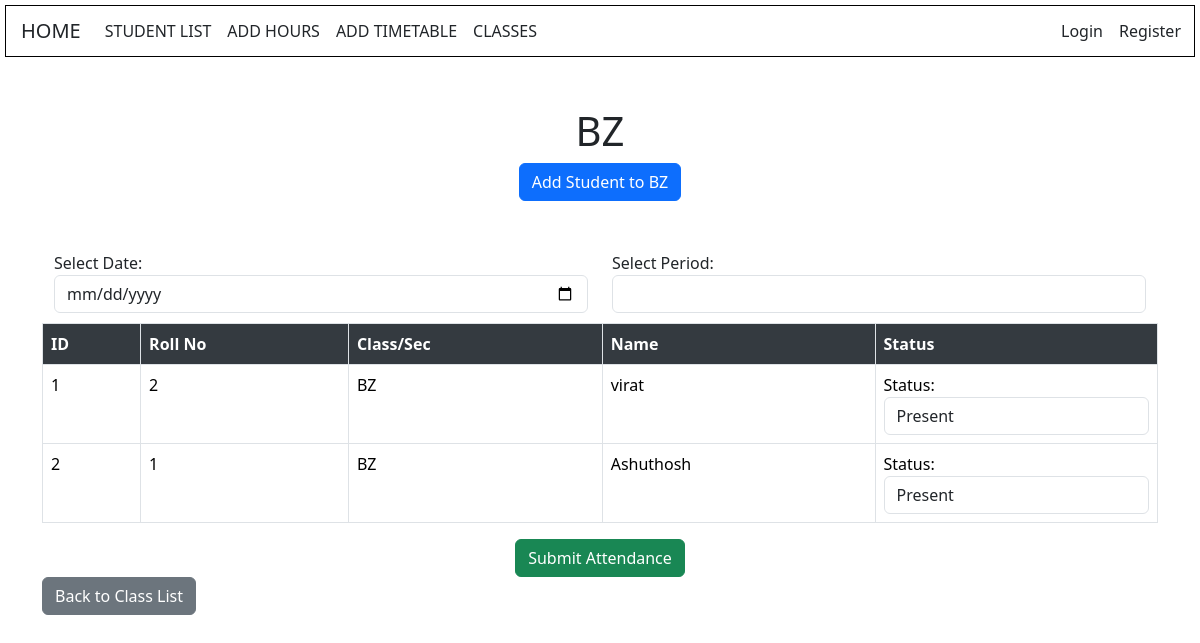
The app's page /students/classes/1/ with its own data.
### students/models.py (models this page shows, shortened)
class Class(models.Model):
    name = models.CharField(max_length=100)
    def __str__(self):
        return self.name

class Student(models.Model):
    name = models.CharField(max_length=100)
    roll_number = models.CharField(max_length=10, unique=True)
    student_class = models.ForeignKey(Class, on_delete=models.CASCADE)
    email = models.EmailField()
    phone = models.CharField(max_length=10)

### students/views.py (the view, shortened to what this page needs)
# urls.py: path('classes/<int:class_id>/', views.class_detail, name='class_detail'),
def class_detail(request, class_id):
    student_class = get_object_or_404(Class, pk=class_id)
    students = Student.objects.filter(student_class=student_class)
    today = timezone.now().date()
    selected_date = request.GET.get('date', today)
    periods = Period.objects.filter(date=selected_date)
    forms = [(student, AttendanceForm(initial={'student': student, 'date': selected_date, 'period': periods[0] if periods else None})) for student in students]
    return render(request, 'students/class_detail.html', {
        'student_class': student_class,
        'students': forms,
        'periods': periods,
        'selected_date': selected_date,
    })

### students/templates/students/class_detail.html (shortened to what this page needs)
<!DOCTYPE html>
<html>
<head>
    <link href="https://cdn.jsdelivr.net/npm/bootstrap@5.3.2/dist/css/bootstrap.min.css" rel="stylesheet">
</head>
<body>
    {% include 'students/navbar.html' %}
    <div class="container">
        <h1 class="text-center">{{ student_class.name }}</h1>
        <div class="d-flex justify-content-center mb-3">
            <a href="{% url 'add_student_to_class' student_class.id %}" class="btn btn-primary">Add Student to {{ student_class.name }}</a>
        </div>
        <form method="post" action="">
            <div class="container">
                <div class="row">
                    <div class="col-md-6">
                        <div class="form-group">
                            <label for="date">Select Date:</label>
                            <input type="date" name="date" id="date" class="form-control" value="{{ selected_date }}" required onchange="loadPeriods()">
                        </div>
                    </div>
                    <div class="col-md-6">
                        <div class="form-group">
                            <label for="period">Select Period:</label>
                            <select name="period" id="period" class="form-control" required>
                            </select>
                        </div>
                    </div>
                </div>
            </div>
            <div class="table-responsive">
                <table class="table table-bordered">
                    <thead>
                        <tr>
                            <th>ID</th>
                            <th>Roll No</th>
                            <th>Class/Sec</th>
                            <th>Name</th>
                            <th>Status</th>
                        </tr>
                    </thead>
                    <tbody>
                        {% for student, form in students %}
                            <tr>
                                <td>{{ student.id }}</td>
                                <td>{{ student.roll_number }}</td>
                                <td>{{ student.student_class }}</td>
                                <td>{{ student.name }}</td>
                                <td>
                                    <div class="form-group">
                                        {{ form.status.label_tag }}
                                        <select name="status_{{ student.id }}" class="form-control">
                                            <option value="Present">Present</option>
                                        </select>
                                    </div>
                                </td>
                            </tr>
                        {% endfor %}
                    </tbody>
                </table>
            </div>
            <div class="text-center">
                <button type="submit" class="btn btn-success">Submit Attendance</button>
            </div>
            <a href="{% url 'class_list' %}" class="btn btn-secondary btn-block">Back to Class List</a>
        </form>
    </div>
</body>
</html>

### students/templates/students/class_detail.html (style rules this page uses)
body { background-color: #f8f9fa; }
.container { margin-top: 50px; }
.table thead th { background-color: #343a40; color: white; }
.btn-primary { background-color: #007bff; }
.btn-success { background-color: #28a745; }
.table-responsive { margin-top: 10px; }

### students/templates/students/navbar.html (style rules this page uses)
body { background:url('https://img.freepik.com/free-vector/beautiful-decorative-soft-colorful-watercolor-texture-background_1055-14290.jpg') no-repeat center center fixed; background-size: cover; }

### records on screen
Class: name "BZ"
Student: id "1", roll_number "2", student_class "BZ", name "virat", status.label_tag "Status:", id "Present"
Student: id "2", roll_number "1", student_class "BZ", name "Ashuthosh", status.label_tag "Status:", id "Present"
